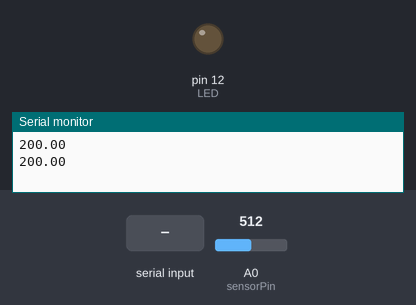
This sketch was run on a simulated Arduino Uno, built with avr-gcc and run on an emulated ATmega328P. Parts: output pins drawn as LEDs (lit = HIGH), the last lines printed to the serial monitor. The test bench sets the inputs (shaded band); at power-on: A0 (sensorPin) = 512.

Above: at 1.2 s.
1.3 s: "H" received over Serial
At 2.4 s:
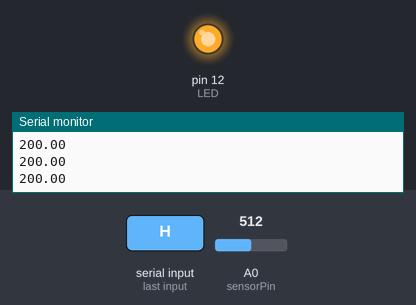
3.5 s: "L" received over Serial
At 5.2 s:
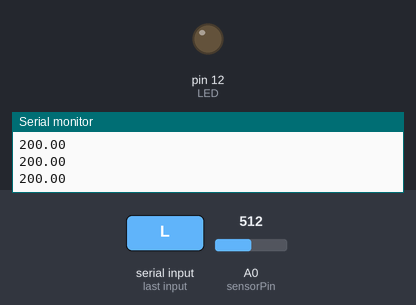
Timing chart, 0 to 6.7 s (numbered marks = the images above; inputs shaded):
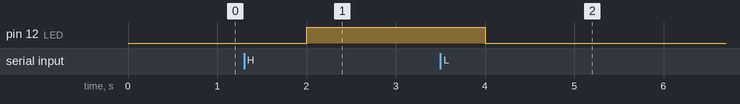

Measured:
- after the input at 1.3 s, pin 12 (LED): LOW → HIGH after 0.70 s
- after the input at 3.5 s, pin 12 (LED): HIGH → LOW after 0.50 s

The sketch:

sketch.ino
```cpp
const int sensorPin = A0;
const int LED = 12;

void setup()
{
    Serial.begin(9600);
    pinMode(LED, OUTPUT);
}

void loop()
{
    // function prototype
    float convertReadingToTemp(int reading);

    // read in the temperature raw data reading
    int reading = analogRead(sensorPin);

    Serial.println(convertReadingToTemp(reading));

    // ------------------------------

    while(Serial.available())
    {
        char inputData = Serial.read(); // read in a single character
        if(inputData == 'H')
        {
            digitalWrite(LED, HIGH);
        }
        else if(inputData == 'L')
        {
            digitalWrite(LED, LOW);
        }
    }

    delay(1000);
}

// Converts the reading to temperatures in Celcius
float convertReadingToTemp(int reading) {
    float voltage = reading * 5.0;
    voltage /= 1024.0;
    return ((voltage - 0.5) * 100);
}
```
